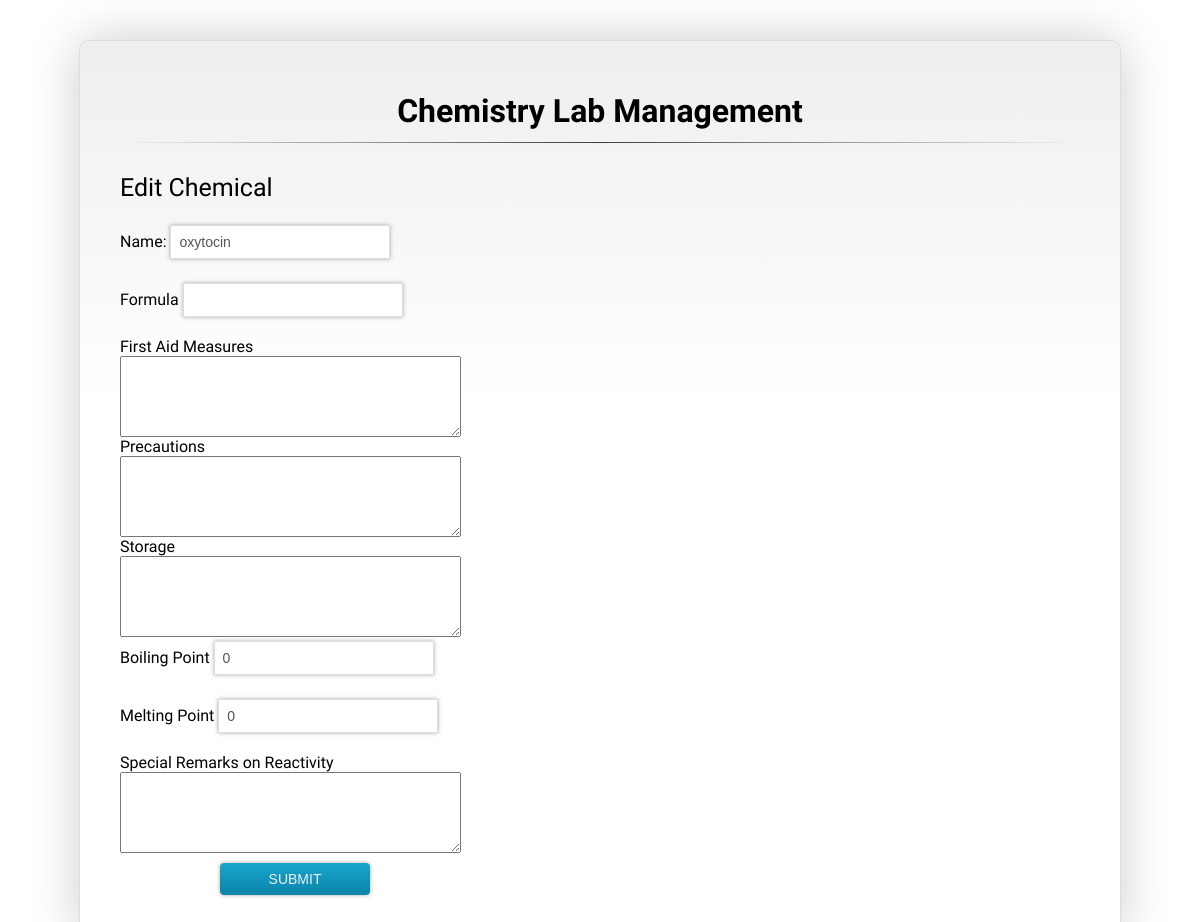
The app's page /edit-msds.php?id=341 (signed in) with its own data.
### tables this page shows
CREATE TABLE `chemicals` (
  `id` int(11) NOT NULL,
  `name` varchar(41) DEFAULT NULL,
  `company` varchar(35) DEFAULT NULL,
  `packing_size` varchar(19) DEFAULT NULL,
  `amount_left` varchar(11) DEFAULT NULL,
  `critical_amount` varchar(15) DEFAULT NULL,
  `location` varchar(8) DEFAULT NULL,
  `formula` varchar(50) NOT NULL,
  `first_aid_measures` longtext NOT NULL,
  `precautions` longtext NOT NULL,
  `storage` longtext NOT NULL,
  `boiling_point` varchar(20) NOT NULL,
  `melting_point` varchar(20) NOT NULL,
  `special_remarks_on_reactivity` longtext NOT NULL
);

### edit-msds.php (the view, shortened to what this page needs)
<?php
	if (isset($_REQUEST['id'])) {
		$id=$_REQUEST['id'];
		?>
	<html>
	<head>
		<link href='css/style.css' rel='stylesheet' type='text/css'>
	</head>
	<body>
<?php
$query = "SELECT * from chemicals where id='".$id."'";
$result = mysql_query($query);
$row = mysql_fetch_row($result);
if(isset($_POST['new']) && $_POST['new']==1)
{
$name =$_REQUEST['name'];
$formula =$_REQUEST['formula'];
$firstaidmeasures =$_REQUEST['firstaidmeasures'];
$precautions =$_REQUEST['precautions'];
$storage =$_REQUEST['storage'];
$boilingpoint =$_REQUEST['boilingpoint'];
$meltingpoint =$_REQUEST['meltingpoint'];
$remarks =$_REQUEST['remarks'];
$update="UPDATE chemicals SET name='".$name."', formula='".$formula."', first_aid_measures='".$firstaidmeasures."', precautions='".$precautions."', storage='".$storage."', boiling_point='".$boilingpoint."', melting_point='".$meltingpoint."', special_remarks_on_reactivity='".$remarks."' WHERE id='".$id."'";
mysql_query($update) or die(mysql_error());
if(isset($_SESSION['lab_assistant'])){
	header("Location: lab_assistant_screen.php");
}
else{
	header("Location: lab_admin_screen.php");
}
$status = "Record Updated Successfully. </br></br><a href='view.php'>View Updated Record</a>";
}else {
?>
<form id="medbuy" method="POST" action="">
	<center>
				<h1>Chemistry Lab Management</h1>
				<hr />
			</center>
	<label for="purchase" style="font-size:25px;">Edit  Chemical</label>
	<br /><br />
	<label for="name">Name:</label>
	<input type="text" name="name" value="<?php echo $row[1];?>" required/>
	<br />
	<label for="formula">Formula</label>
	<input type="text" name="formula" value="<?php echo $row[7];?>" required/>
	<br />
	<label for="firstaidmeasures">First Aid Measures</label>
	<br />
	<textarea name="firstaidmeasures" cols="40" rows = "5"> <?php echo $row[8];?></textarea>
	<br />
	<label for="precautions" class="desc">Precautions</label>
	<br />
	<textarea name="precautions" cols="40" rows = "5"> <?php echo $row[9];?></textarea>
	<br />
	<label for="storage" class="desc">Storage</label>
	<br />
	<textarea name="storage" cols="40" rows = "5"> <?php echo $row[10];?></textarea>
	<br />
	<label for="boilingpoint" class="desc">Boiling Point</label>
	<input type="text" name="boilingpoint"  value="<?php echo $row[11];?>" required/>
	<br />
	<label for="meltingpoint" class="desc">Melting Point</label>
	<input type="text" name="meltingpoint"  value="<?php echo $row[12];?>" required/>
	<br />
	<label for="saddr" class="desc">Special Remarks on Reactivity </label>
	<br />
	<textarea name="remarks" cols="40" rows = "5"> <?php echo $row[13];?></textarea>
	<br />
	<input type="submit" name="submit" value="SUBMIT" class="submit" id="buysub"/>
</form>
<?php } }?>
	</body>
</html>

### css/style.css (style rules this page uses)
body { margin:0; padding:0; font-family: 'Graduate', Arial, cursive; font-weight:400; }
form { border: 1px solid #ddd; padding: 30px 40px 20px 40px; margin: 40px 0 0 0; width: 960px; height: auto; background: #fff; -webkit-border-radius: 10px; -moz-border-radius: 10px; border-radius: 10px; background: -webkit-gradient(linear, 0% 0%, 0% 40%, from(#EEE), to(#FFFFFF)); background: -moz-linear-gradient(0% 40% 90deg,#FFF, #EEE); -webkit-box-shadow:0px 0 50px #ccc; -moz-box-shadow:0px 0 50px #ccc; box-shadow:0px 0 50px #ccc; margin-left:auto; margin-right:auto; }
input { padding: 8px; margin: 4px 0 20px 0; background: #fff; width: 220px; font-size: 14px; color: #555; border: 1px #ddd solid; -webkit-box-shadow: 0px 0px 4px #aaa; -moz-box-shadow: 0px 0px 4px #aaa; box-shadow: 0px 0px 4px #aaa; -webkit-transition: background 0.3s linear; }
input.submit { width: 150px; color: #eee; text-transform: uppercase; margin-top: 10px; margin-left:100px; background-color: #18a5cc; border: none; -webkit-transition: -webkit-box-shadow 0.3s linear; -moz-border-radius: 4px; -webkit-border-radius: 4px; border-radius: 4px; background: -webkit-gradient(linear, 0% 0%, 0% 100%, from(#18a5cc), to(#0a85a8)); background: -moz-linear-gradient(25% 75% 90deg,#0a85a8, #18a5cc); }
hr { border: 0; height: 1px; margin-top:-10px; margin-bottom:30px; background-image: -webkit-linear-gradient(left, rgba(0,0,0,0), rgba(0,0,0,0.75), rgba(0,0,0,0)); background-image: -moz-linear-gradient(left, rgba(0,0,0,0), rgba(0,0,0,0.75), rgba(0,0,0,0)); background-image: -ms-linear-gradient(left, rgba(0,0,0,0), rgba(0,0,0,0.75), rgba(0,0,0,0)); background-image: -o-linear-gradient(left, rgba(0,0,0,0), rgba(0,0,0,0.75), rgba(0,0,0,0)); }

### records on screen
chemicals: name "oxytocin", boilingpoint "0", meltingpoint "0"
